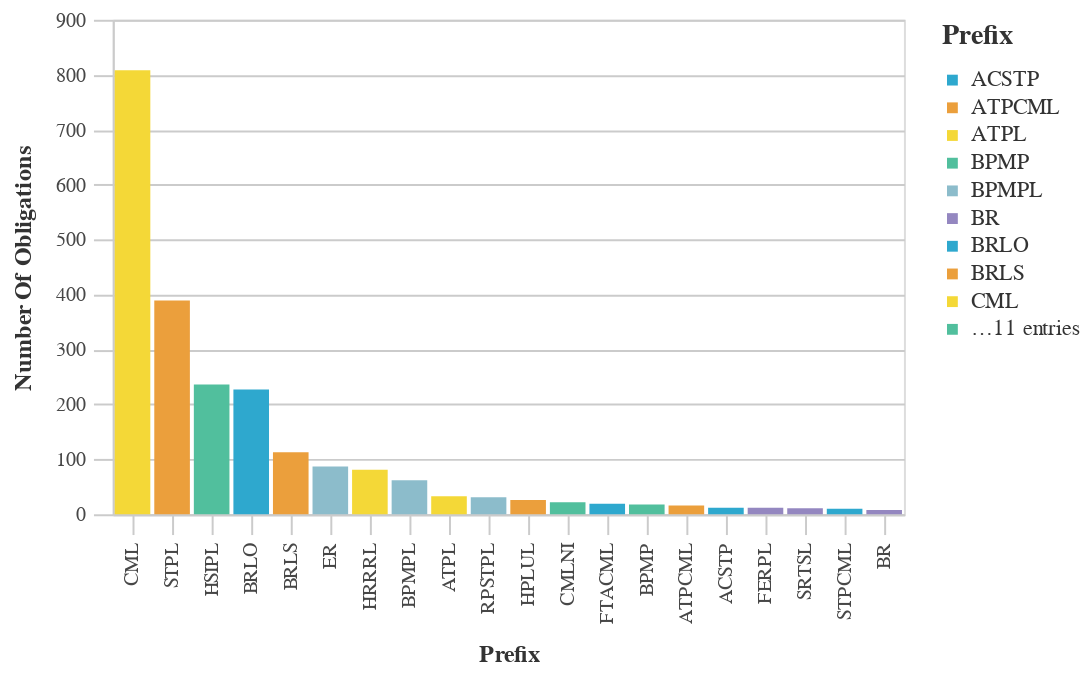

The notebook cell saved with this chart:
### Code cell
#Bar chart with the Most Used Prefix Counts
chart_df = (df_top>>filter(_.variable=='prefix')).rename(columns={"value":"Prefix",
                                 "count":"Number of Obligations"})
chart9= (_dla_utils_reports.basic_bar_chart_no_save(chart_df, 'Prefix', 'Number of Obligations', 'Prefix', district))
    
display(HTML("<h4><strong>Most Used Prefix Codes</strong></h4>"))
display(chart9)

### Figure 1 — Vega-Lite specification as saved in the notebook (floating-point values rounded to 4 significant figures)
{"config": {"view": {"continuousWidth": 400, "continuousHeight": 300}, "axis": {"domainColor": "#cbcbcb", "grid": true, "gridColor": "#cbcbcb", "gridWidth": 1, "labelColor": "#474747", "labelFont": "Nunito Sans", "labelFontSize": 10, "labelPadding": 4, "tickColor": "#cbcbcb", "tickSize": 10, "titleColor": "#333", "titleFont": "Raleway", "titleFontSize": 12, "titlePadding": 10}, "axisBand": {"grid": false}, "background": "white", "font": "Raleway", "header": {"labelFont": "Nunito Sans", "titleFont": "Raleway"}, "legend": {"labelColor": "#333", "labelFont": "Nunito Sans", "labelFontSize": 11, "labelLimit": 0, "padding": 1, "symbolSize": 30, "symbolType": "square", "titleColor": "#333", "titleFont": "Raleway", "titleFontSize": 14, "titlePadding": 10}, "title": {"anchor": "middle", "font": "Raleway", "fontSize": 18, "fontWeight": 300, "offset": 20}}, "data": {"name": "data-29ab7982ab0e6b37ff8b756ffe77044e"}, "mark": "bar", "encoding": {"color": {"field": "Prefix", "legend": {"symbolLimit": 10, "title": "Prefix"}, "scale": {"range": ["#2EA8CE", "#EB9F3C", "#F4D837", "#51BF9D", "#8CBCCB", "#9487C0"]}, "type": "nominal"}, "tooltip": [{"field": "Prefix", "type": "nominal"}, {"field": "Number of Obligations", "type": "quantitative"}], "x": {"field": "Prefix", "sort": "-y", "title": "Prefix", "type": "nominal"}, "y": {"field": "Number of Obligations", "title": "Number Of Obligations", "type": "quantitative"}}, "height": 250, "width": 400, "$schema": "https://vega.github.io/schema/vega-lite/v4.17.0.json", "datasets": {"data-29ab7982ab0e6b37ff8b756ffe77044e": [{"Prefix": "CML", "Number of Obligations": 808, "variable": "prefix"}, {"Prefix": "STPL", "Number of Obligations": 389, "variable": "prefix"}, {"Prefix": "HSIPL", "Number of Obligations": 236, "variable": "prefix"}, {"Prefix": "BRLO", "Number of Obligations": 227, "variable": "prefix"}, {"Prefix": "BRLS", "Number of Obligations": 113, "variable": "prefix"}, {"Prefix": "ER", "Number of Obligations": 87, "variable": "prefix"}, {"Prefix": "HRRRL", "Number of Obligations": 81, "variable": "prefix"}, {"Prefix": "BPMPL", "Number of Obligations": 62, "variable": "prefix"}, {"Prefix": "ATPL", "Number of Obligations": 33, "variable": "prefix"}, {"Prefix": "RPSTPL", "Number of Obligations": 31, "variable": "prefix"}, {"Prefix": "HPLUL", "Number of Obligations": 26, "variable": "prefix"}, {"Prefix": "CMLNI", "Number of Obligations": 22, "variable": "prefix"}, {"Prefix": "FTACML", "Number of Obligations": 19, "variable": "prefix"}, {"Prefix": "BPMP", "Number of Obligations": 18, "variable": "prefix"}, {"Prefix": "ATPCML", "Number of Obligations": 16, "variable": "prefix"}, {"Prefix": "ACSTP", "Number of Obligations": 12, "variable": "prefix"}, {"Prefix": "FERPL", "Number of Obligations": 12, "variable": "prefix"}, {"Prefix": "SRTSL", "Number of Obligations": 11, "variable": "prefix"}, {"Prefix": "STPCML", "Number of Obligations": 10, "variable": "prefix"}, {"Prefix": "BR", "Number of Obligations": 8, "variable": "prefix"}]}}
